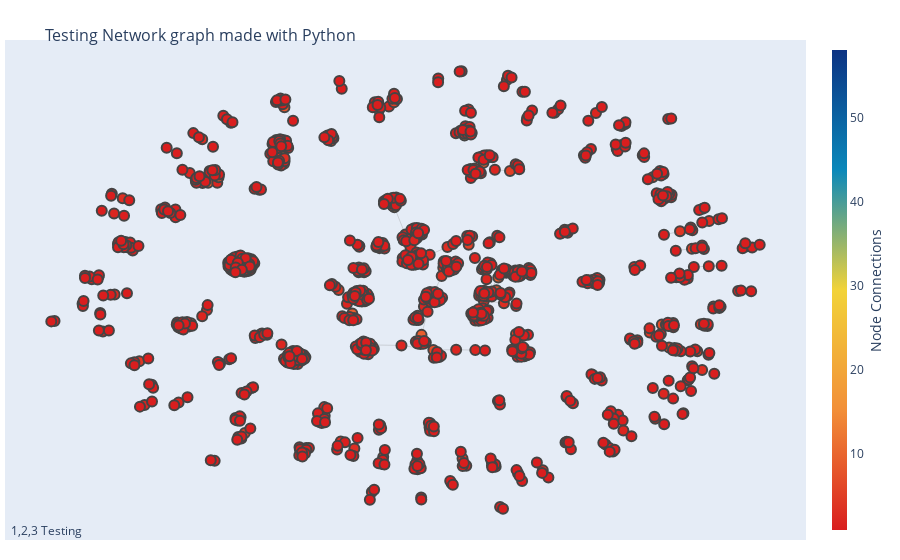

Here is the notebook cell this chart was saved with:
### Code cell
### Create Network Graph:

fig = go.Figure(data=[edge_trace, node_trace],
             layout=go.Layout(
                title='<br>Testing Network graph made with Python',
                titlefont_size=16,
                showlegend=False,
                hovermode='closest',
                margin=dict(b=20,l=5,r=5,t=40),
                annotations=[ dict(
                    text="1,2,3 Testing",
                    showarrow=False,
                    xref="paper", yref="paper",
                    x=0.005, y=-0.002 ) ],
                xaxis=dict(showgrid=False, zeroline=False, showticklabels=False),
                yaxis=dict(showgrid=False, zeroline=False, showticklabels=False))
                )
fig.show()

### Figure 1 — Plotly figure (JSON) as saved in the notebook; plotly's stock layout.template omitted (floating-point values rounded to 4 significant figures; data arrays with more than 128 entries replaced by an {"elided": "..."} marker saying what was removed)
{"data": [{"hoverinfo": "none", "line": {"color": "#888", "width": 0.3}, "mode": "lines", "type": "scatter", "x": {"elided": "2724 float values"}, "y": {"elided": "2724 float values"}}, {"hoverinfo": "text", "marker": {"color": {"elided": "1019 int values"}, "colorbar": {"thickness": 15, "title": {"side": "right", "text": "Node Connections"}, "xanchor": "left"}, "colorscale": [[0, "rgb(12,51,131)"], [0.25, "rgb(10,136,186)"], [0.5, "rgb(242,211,56)"], [0.75, "rgb(242,143,56)"], [1, "rgb(217,30,30)"]], "line": {"width": 2}, "reversescale": true, "showscale": true, "size": 10}, "mode": "markers", "text": {"elided": "1019 str values"}, "type": "scatter", "x": {"elided": "1019 float values"}, "y": {"elided": "1019 float values"}}], "layout": {"annotations": [{"showarrow": false, "text": "1,2,3 Testing", "x": 0.005, "xref": "paper", "y": -0.002, "yref": "paper"}], "hovermode": "closest", "margin": {"b": 20, "l": 5, "r": 5, "t": 40}, "showlegend": false, "title": {"font": {"size": 16}, "text": "<br>Testing Network graph made with Python"}, "xaxis": {"showgrid": false, "showticklabels": false, "zeroline": false}, "yaxis": {"showgrid": false, "showticklabels": false, "zeroline": false}}}
